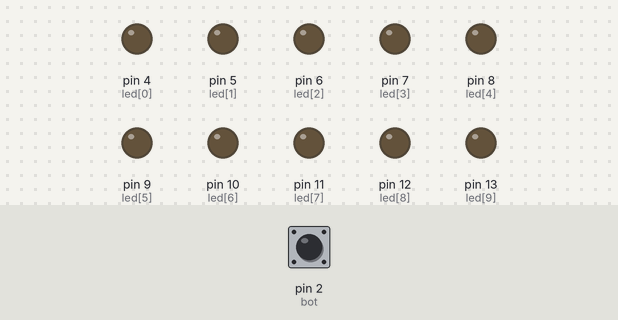
Recording of a sketch running on a simulated Arduino Uno, built with avr-gcc and run on an emulated ATmega328P. Shown: output pins drawn as LEDs (lit = HIGH). Dashed ring = blinking. The inputs (shaded band) are chosen by the test bench; at power-on: pin 2 (bot) LOW.

Above: at 1.6 s.
1.7 s: pin 2 (bot) pulled HIGH for 1 s
At 2.2 s:
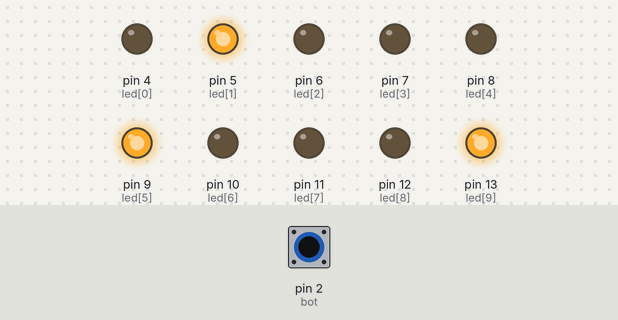
At 2.6 s:
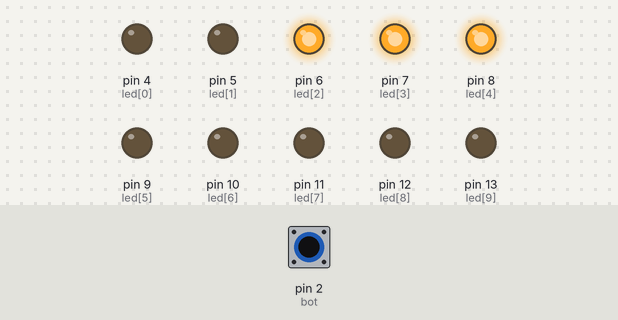
4.3 s: pin 2 (bot) pulled HIGH for 3.2 s
At 5.0 s:
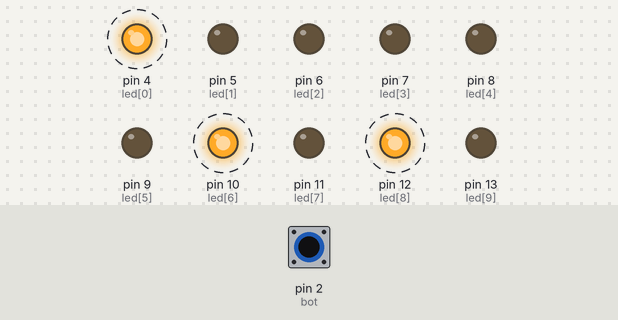
Timing chart, 0 to 9.1 s (numbered marks = the images above; inputs shaded):
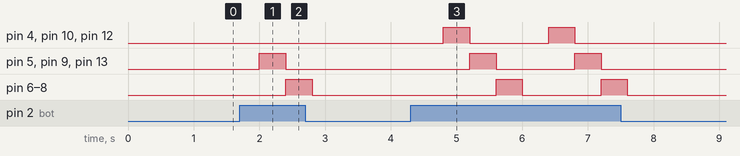

The sketch:

DerechaEstructuras.ino
```cpp
/*Programa DerechaEstructuras, para el encendido
 * de leds de vuelta a la derecha
 */
//Variables
int bot=2;
int led[]={4,5,6,7,8,9,10,11,12,13};
int numLeds=10;
int tiempoRet=400;
int estePin;
int cuenta_der=0;
boolean bot_der=LOW;

void setup() {
  pinMode(bot,INPUT);
  for( estePin=0; estePin<numLeds; estePin++)
  {
    pinMode(led[estePin],OUTPUT);
  }
}

//Ruitna Derehca

void loop() {
  bot_der=digitalRead(bot);
  if(bot_der)

switch (cuenta_der)
{
  case 0:
    digitalWrite(led[0],HIGH);
    digitalWrite(led[8],HIGH);
    digitalWrite(led[6],HIGH);
    break;

  case 1:
    digitalWrite(led[1],HIGH);
    digitalWrite(led[9],HIGH);
    digitalWrite(led[5],HIGH);
    break;

  case 2:
    digitalWrite(led[2],HIGH);
    digitalWrite(led[3],HIGH);
    digitalWrite(led[4],HIGH);
    break;

  default:
  ;
}
  delay (tiempoRet);
  cuenta_der++;
  if (cuenta_der > 3)
  {
    cuenta_der = 0;
  }
  for (estePin = 0; estePin < numLeds; estePin++)
  {
    digitalWrite (led[estePin],LOW);
  }
}
```

Measured:
- after the input at 1.7 s, pin 5 (led[1]), pin 9 (led[5]), pin 13 (led[9]): LOW → HIGH after 0.30 s, → LOW 0.40 s later; pin 6 (led[2]), pin 7 (led[3]), pin 8 (led[4]): LOW → HIGH after 0.70 s, → LOW 0.40 s later
- after the input at 4.3 s, pin 4 (led[0]): alternates HIGH for 0.40 s and LOW for 1.2 s, 4 changes in all, then stays LOW, starting after 0.50 s; pin 5 (led[1]): alternates HIGH for 0.40 s and LOW for 1.2 s, 4 changes in all, then stays LOW, starting after 0.90 s
